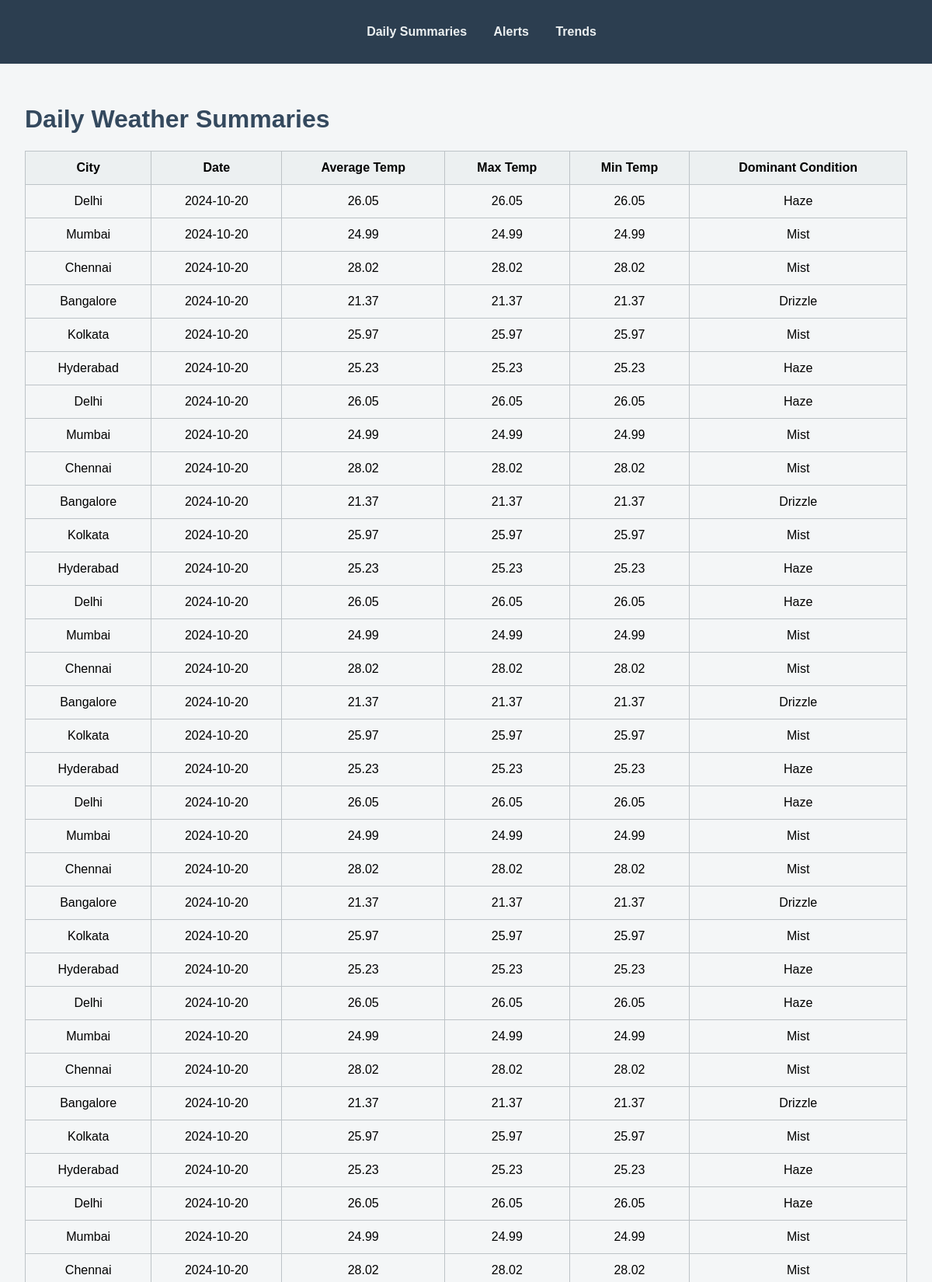
The page / (upper part) on the database its author committed.
### weather/models.py (models this page shows)
class DailySummary(db.Model):
    id = db.Column(db.Integer, primary_key=True)
    city = db.Column(db.String(50))
    date = db.Column(db.String(10))
    avg_temp = db.Column(db.Float)
    max_temp = db.Column(db.Float)
    min_temp = db.Column(db.Float)
    dominant_condition = db.Column(db.String(50))

### app.py (the view)
@app.route('/')
def index():
    summaries = DailySummary.query.order_by(DailySummary.date.desc()).all()
    return render_template('index.html', summaries=summaries)

### templates/index.html
{% extends "base.html" %}
{% block content %}
<h1>Daily Weather Summaries</h1>
<table>
    <tr>
        <th>City</th>
        <th>Date</th>
        <th>Average Temp</th>
        <th>Max Temp</th>
        <th>Min Temp</th>
        <th>Dominant Condition</th>
    </tr>
    {% for summary in summaries %}
    <tr>
        <td>{{ summary.city }}</td>
        <td>{{ summary.date }}</td>
        <td>{{ summary.avg_temp | round(2) }}</td>
        <td>{{ summary.max_temp | round(2) }}</td>
        <td>{{ summary.min_temp | round(2) }}</td>
        <td>{{ summary.dominant_condition }}</td>
    </tr>
    {% endfor %}
</table>
{% endblock %}

### templates/base.html (shortened to what this page needs)
<!DOCTYPE html>
<html lang="en">
<head>
    <link rel="stylesheet" href="/static/style.css">
</head>
<body>
    <nav>
        <ul>
            <li><a href="/">Daily Summaries</a></li>
            <li><a href="/alerts">Alerts</a></li>
            <li><a href="/trends">Trends</a></li>
        </ul>
    </nav>
    <div class="container">
        {% block content %}{% endblock %}
    </div>
</body>
</html>

### static/style.css (style rules this page uses)
body { font-family: Arial, sans-serif; background-color: #f4f6f7; margin: 0; padding: 0; }
nav { background-color: #2c3e50; padding: 1em; }
nav ul { list-style: none; text-align: center; }
nav ul li { display: inline-block; margin: 0 15px; }
nav ul li a { color: #ecf0f1; text-decoration: none; font-weight: bold; }
.container { padding: 2em; }
h1 { color: #34495e; }
table { width: 100%; border-collapse: collapse; margin-top: 1em; }
table, th, td { border: 1px solid #bdc3c7; }
th, td { padding: 0.75em; text-align: center; }
th { background-color: #ecf0f1; }

### rows shown on the page
DailySummary: city "Delhi", date "2024-10-20", avg_temp "26.05", max_temp "26.05", min_temp "26.05", dominant_condition "Haze"
DailySummary: city "Mumbai", date "2024-10-20", avg_temp "24.99", max_temp "24.99", min_temp "24.99", dominant_condition "Mist"
DailySummary: city "Chennai", date "2024-10-20", avg_temp "28.02", max_temp "28.02", min_temp "28.02", dominant_condition "Mist"
DailySummary: city "Bangalore", date "2024-10-20", avg_temp "21.37", max_temp "21.37", min_temp "21.37", dominant_condition "Drizzle"
DailySummary: city "Kolkata", date "2024-10-20", avg_temp "25.97", max_temp "25.97", min_temp "25.97", dominant_condition "Mist"
DailySummary: city "Hyderabad", date "2024-10-20", avg_temp "25.23", max_temp "25.23", min_temp "25.23", dominant_condition "Haze"
DailySummary: city "Delhi", date "2024-10-20", avg_temp "26.05", max_temp "26.05", min_temp "26.05", dominant_condition "Haze"
DailySummary: city "Mumbai", date "2024-10-20", avg_temp "24.99", max_temp "24.99", min_temp "24.99", dominant_condition "Mist"
DailySummary: city "Chennai", date "2024-10-20", avg_temp "28.02", max_temp "28.02", min_temp "28.02", dominant_condition "Mist"
DailySummary: city "Bangalore", date "2024-10-20", avg_temp "21.37", max_temp "21.37", min_temp "21.37", dominant_condition "Drizzle"
DailySummary: city "Kolkata", date "2024-10-20", avg_temp "25.97", max_temp "25.97", min_temp "25.97", dominant_condition "Mist"
DailySummary: city "Hyderabad", date "2024-10-20", avg_temp "25.23", max_temp "25.23", min_temp "25.23", dominant_condition "Haze"
DailySummary: city "Delhi", date "2024-10-20", avg_temp "26.05", max_temp "26.05", min_temp "26.05", dominant_condition "Haze"
DailySummary: city "Mumbai", date "2024-10-20", avg_temp "24.99", max_temp "24.99", min_temp "24.99", dominant_condition "Mist"
DailySummary: city "Chennai", date "2024-10-20", avg_temp "28.02", max_temp "28.02", min_temp "28.02", dominant_condition "Mist"
DailySummary: city "Bangalore", date "2024-10-20", avg_temp "21.37", max_temp "21.37", min_temp "21.37", dominant_condition "Drizzle"
DailySummary: city "Kolkata", date "2024-10-20", avg_temp "25.97", max_temp "25.97", min_temp "25.97", dominant_condition "Mist"
DailySummary: city "Hyderabad", date "2024-10-20", avg_temp "25.23", max_temp "25.23", min_temp "25.23", dominant_condition "Haze"
DailySummary: city "Delhi", date "2024-10-20", avg_temp "26.05", max_temp "26.05", min_temp "26.05", dominant_condition "Haze"
DailySummary: city "Mumbai", date "2024-10-20", avg_temp "24.99", max_temp "24.99", min_temp "24.99", dominant_condition "Mist"
DailySummary: city "Chennai", date "2024-10-20", avg_temp "28.02", max_temp "28.02", min_temp "28.02", dominant_condition "Mist"
DailySummary: city "Bangalore", date "2024-10-20", avg_temp "21.37", max_temp "21.37", min_temp "21.37", dominant_condition "Drizzle"
DailySummary: city "Kolkata", date "2024-10-20", avg_temp "25.97", max_temp "25.97", min_temp "25.97", dominant_condition "Mist"
DailySummary: city "Hyderabad", date "2024-10-20", avg_temp "25.23", max_temp "25.23", min_temp "25.23", dominant_condition "Haze"
DailySummary: city "Delhi", date "2024-10-20", avg_temp "26.05", max_temp "26.05", min_temp "26.05", dominant_condition "Haze"
DailySummary: city "Mumbai", date "2024-10-20", avg_temp "24.99", max_temp "24.99", min_temp "24.99", dominant_condition "Mist"
DailySummary: city "Chennai", date "2024-10-20", avg_temp "28.02", max_temp "28.02", min_temp "28.02", dominant_condition "Mist"
DailySummary: city "Bangalore", date "2024-10-20", avg_temp "21.37", max_temp "21.37", min_temp "21.37", dominant_condition "Drizzle"
DailySummary: city "Kolkata", date "2024-10-20", avg_temp "25.97", max_temp "25.97", min_temp "25.97", dominant_condition "Mist"
DailySummary: city "Hyderabad", date "2024-10-20", avg_temp "25.23", max_temp "25.23", min_temp "25.23", dominant_condition "Haze"
DailySummary: city "Delhi", date "2024-10-20", avg_temp "26.05", max_temp "26.05", min_temp "26.05", dominant_condition "Haze"
DailySummary: city "Mumbai", date "2024-10-20", avg_temp "24.99", max_temp "24.99", min_temp "24.99", dominant_condition "Mist"
DailySummary: city "Chennai", date "2024-10-20", avg_temp "28.02", max_temp "28.02", min_temp "28.02", dominant_condition "Mist"
